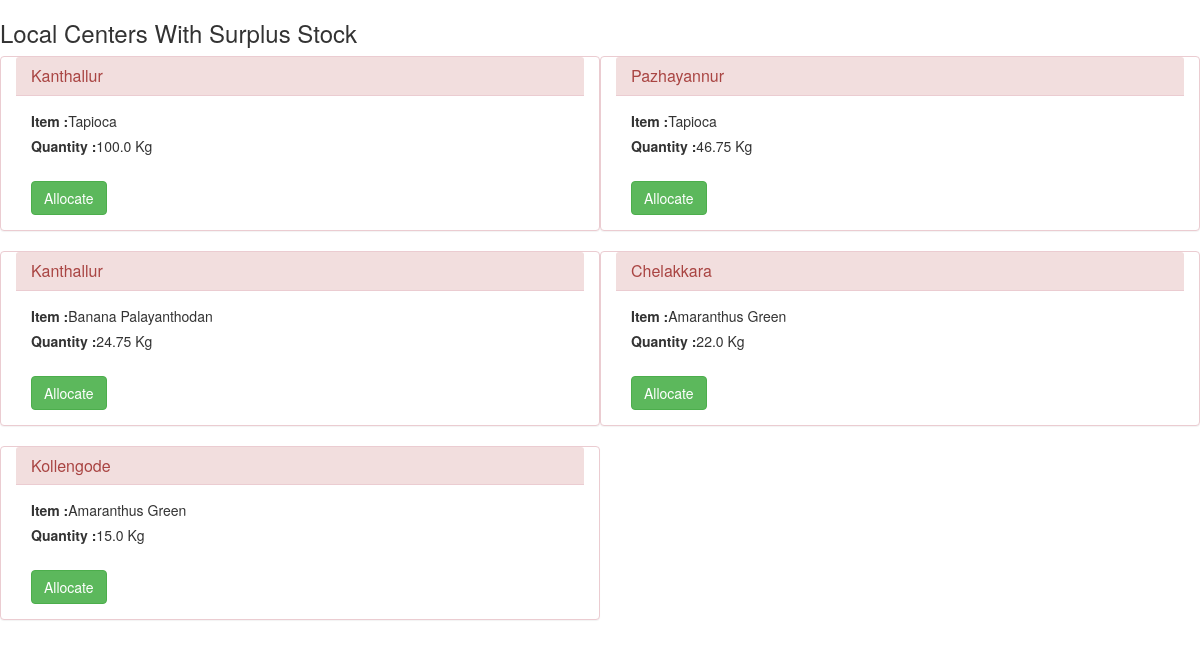
Screenshot of /state/transport (signed in) with the database file from the repository.
### home/models.py (models this page shows, shortened)
class Stock(models.Model) :
    L_id = models.ForeignKey(Local, on_delete=models.CASCADE)
    Item_id = models.ForeignKey(Price, on_delete=models.CASCADE)
    Quantity = models.FloatField()

class Local(models.Model):
    L_id = models.CharField(max_length = 10, primary_key = True)
    L_Name = models.CharField(max_length = 20)
    D_id = models.ForeignKey(District, on_delete=models.CASCADE)
    C_Date = models.DateTimeField(auto_now = False , auto_now_add = True)
    def __str__ (self):
        return self.L_Name

class Price(models.Model):
    Item_id = models.CharField(max_length=10)
    Item_Name = models.CharField(max_length = 50)
    D_id = models.ForeignKey(District, on_delete=models.CASCADE)
    Buy_Price = models.IntegerField()
    Sell_Price = models.IntegerField()
    def __str__ (self):
        return self.Item_Name

### state/views.py (the view, shortened to what this page needs)
def transport(request):
    if request.user.is_authenticated :
        localCentersSrc = Stock.objects.filter(Quantity__gt = 10.0).order_by('-Quantity')
        return render(request , 'state/transport.html' , {'localCenters' : localCentersSrc} )

### templates/state/transport.html (shortened to what this page needs)
<!DOCTYPE html>
{% load static %}
<html lang="en">
<head>
    <link href="{% static 'css/bootstrap.min.css' %}" rel="stylesheet">
</head>
<body>
<h3> Local Centers With Surplus Stock </h3>
{% for localCenter in localCenters %}
			<form action="" method="post">
			<div class="panel panel-danger col-sm-6">
			<div class="panel-heading">
    <h3 class="panel-title">{{localCenter.L_id}}</h3>
  </div>
				<div class="panel-body">
                <label>Item : </label>{{localCenter.Item_id}}<br>
                <label>Quantity : </label>{{localCenter.Quantity}} Kg<br>
				<br><button type="submit" class="btn btn-success">Allocate</button>
				</div>
			</div>
			</form>
        {% endfor %}
</body>
</html>

### rows the page displays
Stock: L_id "Kanthallur", Item_id "Tapioca", Quantity "100.0"
Stock: L_id "Pazhayannur", Item_id "Tapioca", Quantity "46.75"
Stock: L_id "Kanthallur", Item_id "Banana Palayanthodan", Quantity "24.75"
Stock: L_id "Chelakkara", Item_id "Amaranthus Green", Quantity "22.0"
Stock: L_id "Kollengode", Item_id "Amaranthus Green", Quantity "15.0"
